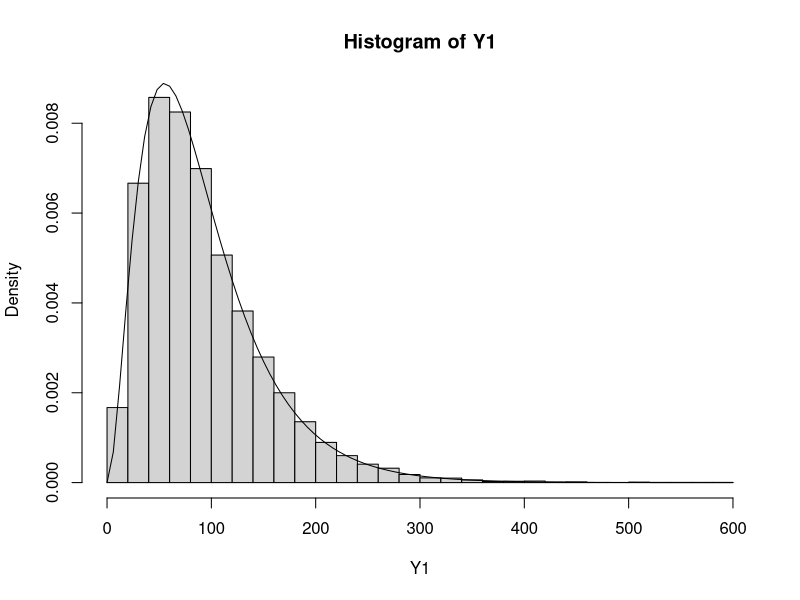
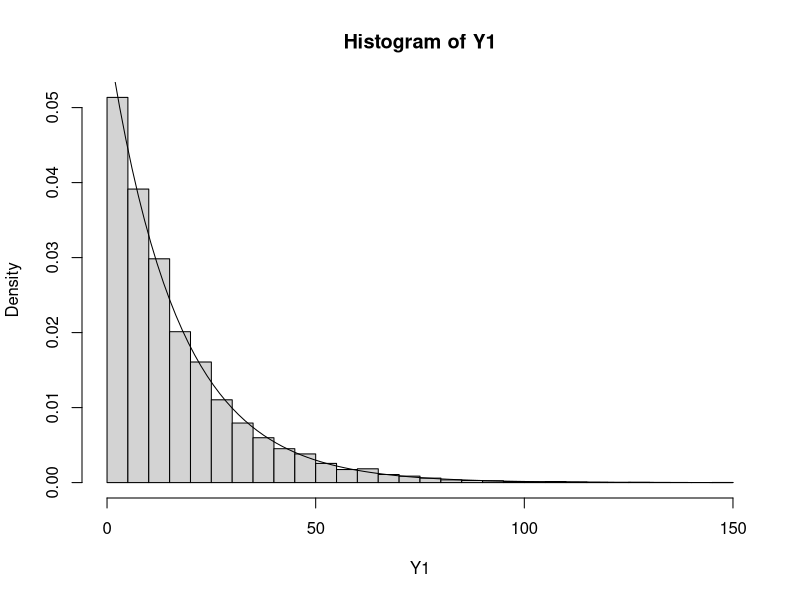

Source code (R) for these figures, in order:
#maximum
Xa = rexp(n=10000, rate = 1/50)
Xb = rexp(n=10000, rate = 1/50)
Xc = rexp(n=10000, rate = 1/50)

X = cbind(Xa, Xb, Xc)
head(X)

Y1 = apply(X, 1, max) # 1 parameter means by 1 row
hist(Y1, prob = T, breaks = 40) # break 40 means amount of bins is around 40


f1 = function(y){(((3/50)*exp(-y/50)))*((1-exp(-y/50))^2)}

curve(f1, add= T)

#minimum
Xa = rexp(n=10000, rate = 1/50)
Xb = rexp(n=10000, rate = 1/50)
Xc = rexp(n=10000, rate = 1/50)

X = cbind(Xa, Xb, Xc)
head(X)

Y1 = apply(X, 1, min) # 1 parameter means by 1 row
hist(Y1, prob = T, breaks = 40) # break 40 means amount of bins is around 40


f1 = function(y){(((3/50)*exp(-3*y/50)))}

curve(f1, add= T)